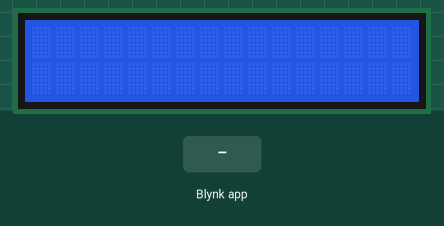
Recording of a sketch running on a simulated ESP32. Shown: 16×2 character LCD. The inputs (shaded band) are chosen by the test bench. WiFi joins after 1.5 s; servers stay silent unless stated.

Above: at 3.0 s.
3.1 s: Blynk app writes 1 to V1
At 4.3 s:
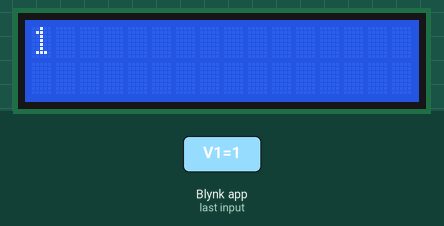
4.6 s: Blynk app writes 0 to V1
At 5.5 s:
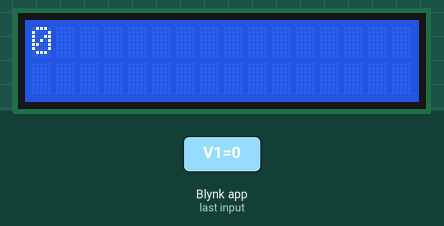
6.1 s: Blynk app writes 200 to V1
At 6.7 s:
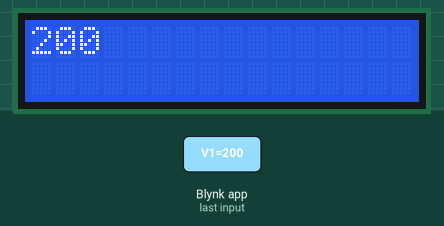
Timing chart, 0 to 9.1 s (numbered marks = the images above; inputs shaded):
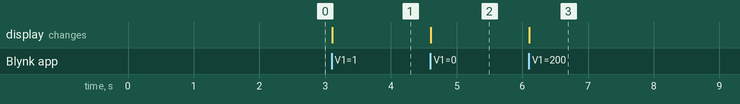

The sketch:

_6lcdinputBlynk.ino
```cpp
#define BLYNK_TEMPLATE_ID "TMPL6mOpl3W_b"
#define BLYNK_TEMPLATE_NAME "LCD"
#define BLYNK_AUTH_TOKEN "_Qr2iJGVdtqvCMp1us0o7rCZSV-jxa8k"

#include <WiFi.h>
#include <WiFiClient.h>
#include <LiquidCrystal_I2C.h>
#include <BlynkSimpleEsp32.h>

// Konfigurasi LCD
LiquidCrystal_I2C lcd(0x27, 16, 2);

char auth[] = BLYNK_AUTH_TOKEN;
char ssid[] = "";
char pass[] = "";

BlynkTimer timer;

BLYNK_WRITE(V1) {
  String data = param.asStr();
  lcd.clear();
  lcd.setCursor(0, 0);
  lcd.print(data);
}

void setup() {
  lcd.init();
  lcd.backlight();
  Blynk.begin(auth, ssid, pass);
}

void loop() {
  Blynk.run();
  timer.run();
}
```

Measured:
- after the input at 3.1 s, the display: changes at once (image 1)
- after the input at 4.6 s, the display: changes at once (image 2)
- after the input at 6.1 s, the display: changes at once (image 3)
